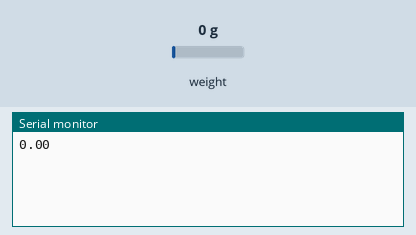
The sketch below on a simulated Arduino Uno, built with avr-gcc and run on an emulated ATmega328P. Parts: the last lines printed to the serial monitor. Inputs (shaded band) come from the test bench; at power-on: weight on the scale 0 g.

Above: at 2.2 s.
2.3 s: weight on the scale set to 100 g
At 3.6 s:
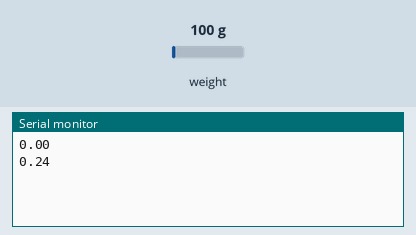
3.8 s: weight on the scale set to 1250 g
At 4.8 s:
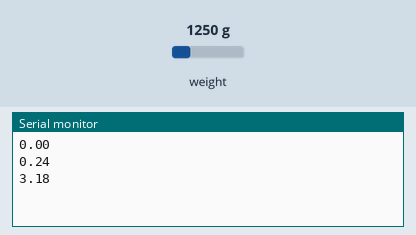
Timing chart, 0 to 6.8 s (numbered marks = the images above; inputs shaded):
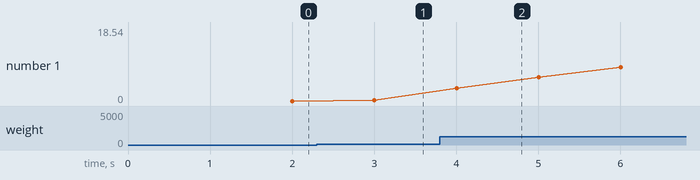

Measured:
- after the input at 2.3 s, the serial monitor: prints a new line after 0.70 s (image 1)
- after the input at 3.8 s, the serial monitor: prints a new line after 0.20 s (image 2)
- plotted number 1: 0 → 0.24 after the input at 2.3 s, 0.24 → 18.54 after the input at 3.8 s

The sketch:

passband.ino
```cpp
// Un filtro pasa banda se puede entender como un filtro pasaaltas y un pasabajas en serie.
#include <HX711.h>

#define DOUT_PIN  A1  // Pin de datos del módulo HX711
#define CLK_PIN   A0  // Pin de reloj del módulo HX711
HX711 scale;

const int analogInputPin = A0;  // Pin de entrada analógica
const float R1 = 10.0;          // Valor de la resistencia en ohmios
const float C1 = 0.001;         // Valor del condensador en faradios
const float R2 = 2.0;          // Otra resistencia para el segundo filtro
const float C2 = 0.001;         // Otro condensador para el segundo filtro
const float sampleRate = 1000;  // Tasa de muestreo en Hz

void setup() {
  Serial.begin(9600);
  scale.begin(DOUT_PIN, CLK_PIN);
  scale.set_scale();
  scale.tare();
}
void loop() {
  float sensorValue = scale.get_units(10); // 10 lecturas para promediar
  // Calcular el voltaje
  float voltage = sensorValue * (5.0 / 1023.0);

  // Aplicar el filtro de banda
  float bandFilteredVoltage = bandPassFilter(voltage);

  // Imprimir resultados
//  Serial.print("Raw Voltage: ");
//  Serial.print(voltage);
//  Serial.print("V, Band-Filtered Voltage: ");
  Serial.println(bandFilteredVoltage);
//  Serial.println("V");

  delay(1000 / sampleRate);
}

float bandPassFilter(float inputVoltage) {
  // Aplicar el filtro pasaaltos
  float highPassFilteredVoltage = highPassFilter(inputVoltage);

  // Aplicar el filtro pasabajas al resultado del filtro pasaaltos
  float bandFilteredVoltage = lowPassFilter(highPassFilteredVoltage);

  return bandFilteredVoltage;
}

float highPassFilter(float inputVoltage) {
  static float prevFilteredVoltage = 0.0;
  float alpha = 1 / (1 + (R1 * C1 * 2 * 3.14159265358979323846 * sampleRate));

  // Aplicar el filtro pasaaltos
  float filteredVoltage = alpha * (prevFilteredVoltage + inputVoltage - prevFilteredVoltage);

  // Actualizar el valor filtrado anterior
  prevFilteredVoltage = filteredVoltage;

  return filteredVoltage;
}

float lowPassFilter(float inputVoltage) {
  static float prevFilteredVoltage = 0.0;
  float alpha = 1 / (1 + (R2 * C2 * 2 * 3.14159265358979323846 * sampleRate));

  // Aplicar el filtro pasabajas
  float filteredVoltage = alpha * inputVoltage + (1 - alpha) * prevFilteredVoltage;

  // Actualizar el valor filtrado anterior
  prevFilteredVoltage = filteredVoltage;

  return filteredVoltage;
}
```
